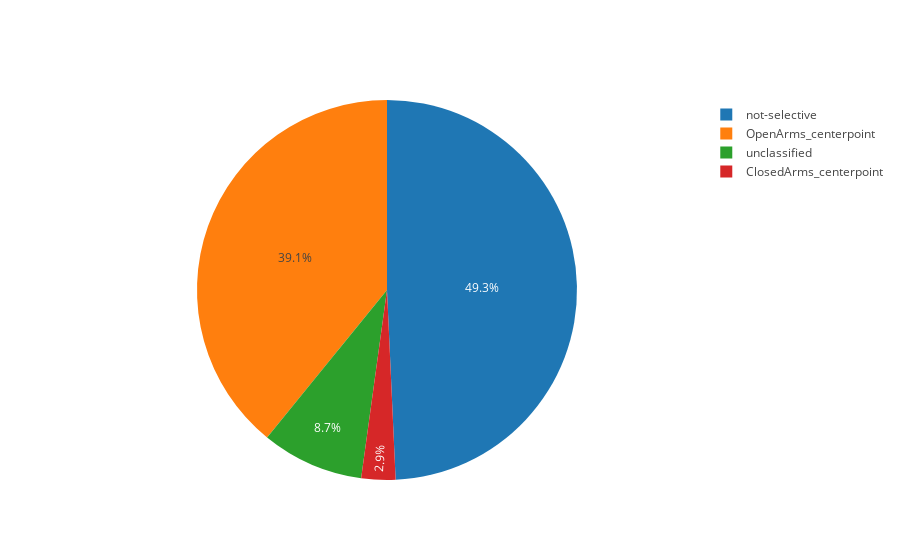

This figure's notebook cell:
### Code cell
plot_pie_chart(drd87_neurons_dict, "OpenArms_centerpoint", "ClosedArms_centerpoint", "not-selective", "unclassified")

### Figure 1 — Plotly figure (JSON) as saved in the notebook; plotly's stock layout.template omitted (floating-point values rounded to 4 significant figures)
{"data": [{"labels": ["OpenArms_centerpoint", "ClosedArms_centerpoint", "not-selective", "unclassified"], "type": "pie", "uid": "49e8d9", "values": [27, 2, 34, 6]}], "layout": {"autosize": true}}
